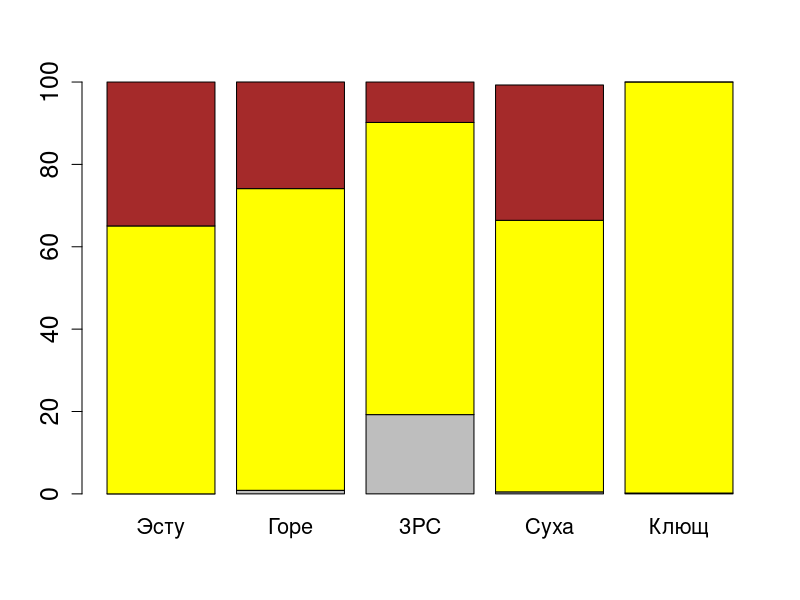

Generate this figure with R: (Note: this script raises an error after producing the figure.)
setwd("/home/sonya/Dropbox/PhD_thesis/PhD_thesis/grunty_all/")

grunt <- read.csv2("grunty_all.csv")

str(grunt)

grunt$site<-ordered(grunt$site, levels=c("Suhaya", "Klushiha", 
                                                "ZRS",
                                               "Goreliy", "Estuary", 
                                               "Abram", "Pala", 
                                               "Gavrilovo", "Yarnyshnaya", "DZ", "Shelpino", "Porchnikha", "Ivanovskaya"))

White <- subset(grunt, grunt$sea == "White")
pdf("grunty_white.pdf", family="NimbusSan")
barplot(t(as.matrix(White[,4:6])), names.arg = abbreviate(White$site_name), col = c("gray", "yellow", "brown") , cex.axis = 1.5, cex.names = 1.3)
dev.off()
embedFonts("grunty_white.pdf")

Barents <- subset(grunt, grunt$sea == "Barents")
pdf("grunty_barents.pdf", family="NimbusSan")
barplot(t(as.matrix(Barents[,4:6])), names.arg = abbreviate(Barents$site_name), col = c("gray", "yellow", "brown"), cex.axis = 1.5, cex.names = 1.3)
dev.off()
embedFonts("grunty_barents.pdf")

#==== PCA ==========
library(openxlsx)

all_data <- read.xlsx("taxa meta.xlsx", colNames = T, rowNames = T, sheet = "list2")
str(all_data)
all_grunts <- all_data[,9:16]

grunts_pca <- princomp(all_grunts)
biplot(grunts_pca)
